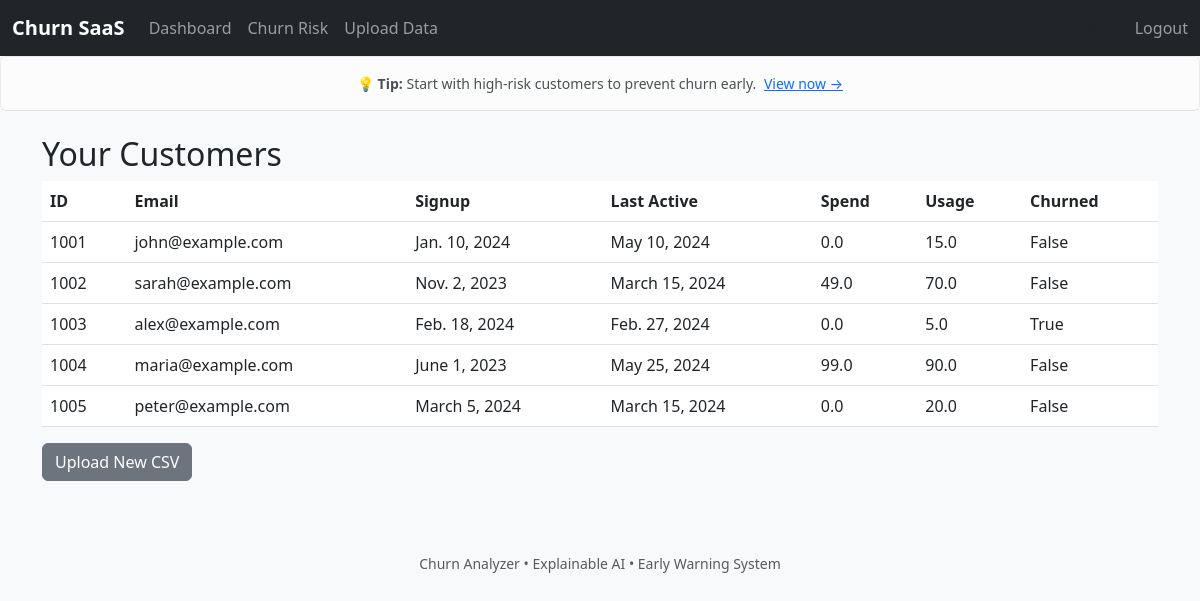
Screenshot of /customers/list/ (signed in) with the database file from the repository.
### customers/models.py (models this page shows, shortened)
class Customer(models.Model):
    tenant = models.ForeignKey(
        Tenant,
        on_delete=models.CASCADE,
        related_name="customers"
    )
    external_id = models.CharField(max_length=255)   # SaaS system customer ID
    email = models.EmailField(null=True, blank=True)
    signup_date = models.DateField(null=True, blank=True)
    last_active_date = models.DateField(null=True, blank=True)
    subscription_type = models.CharField(max_length=100, null=True, blank=True)
    monthly_spend = models.FloatField(null=True, blank=True)
    feature_usage_score = models.FloatField(null=True, blank=True)
    churned = models.BooleanField(default=False)
    uploaded_at = models.DateTimeField(auto_now_add=True)
    class Meta:
        unique_together = ("tenant", "external_id")

### customers/views.py (the view)
# urls.py: path('list/', customer_list_view, name='customer_list'),
@never_cache
@login_required
def customer_list_view(request):
    customers = Customer.objects.filter(tenant=request.tenant)
    return render(request, "customers/list.html", {"customers": customers})

### templates/customers/list.html
{% extends "base.html" %}
{% block content %}
<h2>Your Customers</h2>
<table class="table">
    <thead>
        <tr>
            <th>ID</th>
            <th>Email</th>
            <th>Signup</th>
            <th>Last Active</th>
            <th>Spend</th>
            <th>Usage</th>
            <th>Churned</th>
        </tr>
    </thead>
    <tbody>
        {% for c in customers %}
        <tr>
            <td>{{ c.external_id }}</td>
            <td>{{ c.email }}</td>
            <td>{{ c.signup_date }}</td>
            <td>{{ c.last_active_date }}</td>
            <td>{{ c.monthly_spend }}</td>
            <td>{{ c.feature_usage_score }}</td>
            <td>{{ c.churned }}</td>
        </tr>
        {% endfor %}
    </tbody>
</table>
<a href="{% url 'customer_upload' %}" class="btn btn-secondary">Upload New CSV</a>
{% endblock %}

### templates/base.html (shortened to what this page needs)
<!DOCTYPE html>
<html>
<head>
    <link
        rel="stylesheet"
        href="https://cdn.jsdelivr.net/npm/bootstrap@5.3.0/dist/css/bootstrap.min.css"
    >
</head>
<body class="bg-light">
<nav class="navbar navbar-expand-lg navbar-dark bg-dark">
    <div class="container-fluid">
        <a class="navbar-brand fw-bold" href="/">Churn SaaS</a>
        <div class="collapse navbar-collapse">
            <ul class="navbar-nav me-auto">
                {% if user.is_authenticated %}
                    <li class="nav-item">
                        <a class="nav-link" href="/">Dashboard</a>
                    </li>
                    <li class="nav-item">
                        <a class="nav-link" href="{% url 'churn_dashboard' %}">
                            Churn Risk
                        </a>
                    </li>
                    <li class="nav-item">
                        <a class="nav-link" href="{% url 'customer_upload' %}">
                            Upload Data
                        </a>
                    </li>
                {% endif %}
            </ul>
            <ul class="navbar-nav ms-auto">
                {% if user.is_authenticated %}
                    <li class="nav-item me-3">
                        <span class="navbar-text text-muted">
                        </span>
                    </li>
                    <form method="post" action="{% url 'logout' %}" class="d-inline">
                        <button type="submit" class="btn btn-link nav-link p-0">
                            Logout
                        </button>
                    </form>
                {% else %}
                    <li class="nav-item">
                        <a class="nav-link" href="/accounts/login/">Login</a>
                    </li>
                {% endif %}
            </ul>
        </div>
    </div>
</nav>
{% if user.is_authenticated %}
<div class="alert alert-light border-bottom mb-0 text-center small">
    💡 <strong>Tip:</strong>
    Start with high-risk customers to prevent churn early.
    <a href="{% url 'high_risk_focus' %}" class="ms-1">View now →</a>
</div>
{% endif %}
<div class="container mt-4">
    {% block content %}{% endblock %}
</div>
<footer class="text-center text-muted small py-4 mt-5">
    Churn Analyzer • Explainable AI • Early Warning System
</footer>
</body>
</html>

### rows the page displays
Customer: external_id "1001", email "john@example.com", signup_date "Jan. 10, 2024", last_active_date "May 10, 2024", monthly_spend "0.0", feature_usage_score "15.0", churned "False"
Customer: external_id "1002", email "sarah@example.com", signup_date "Nov. 2, 2023", last_active_date "March 15, 2024", monthly_spend "49.0", feature_usage_score "70.0", churned "False"
Customer: external_id "1003", email "alex@example.com", signup_date "Feb. 18, 2024", last_active_date "Feb. 27, 2024", monthly_spend "0.0", feature_usage_score "5.0", churned "True"
Customer: external_id "1004", email "maria@example.com", signup_date "June 1, 2023", last_active_date "May 25, 2024", monthly_spend "99.0", feature_usage_score "90.0", churned "False"
Customer: external_id "1005", email "peter@example.com", signup_date "March 5, 2024", last_active_date "March 15, 2024", monthly_spend "0.0", feature_usage_score "20.0", churned "False"
